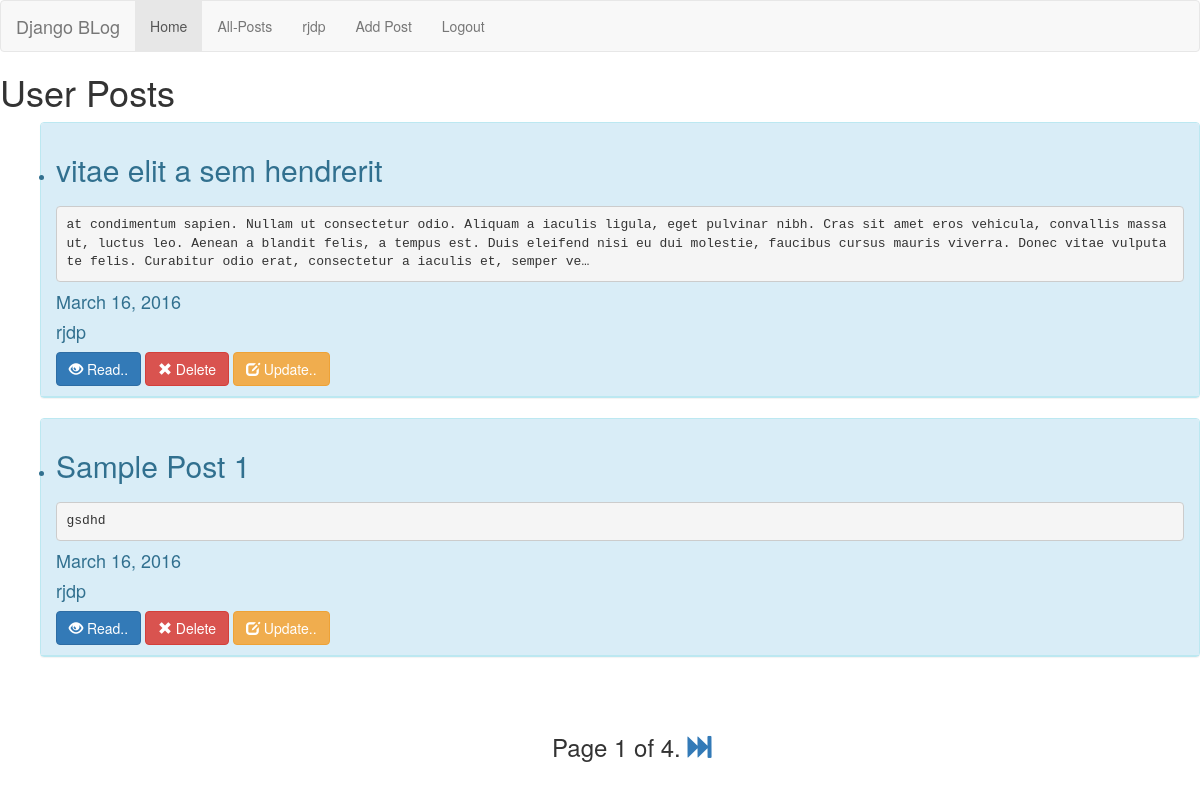
Before: /post/usr/list/ (signed in) with the older database file.
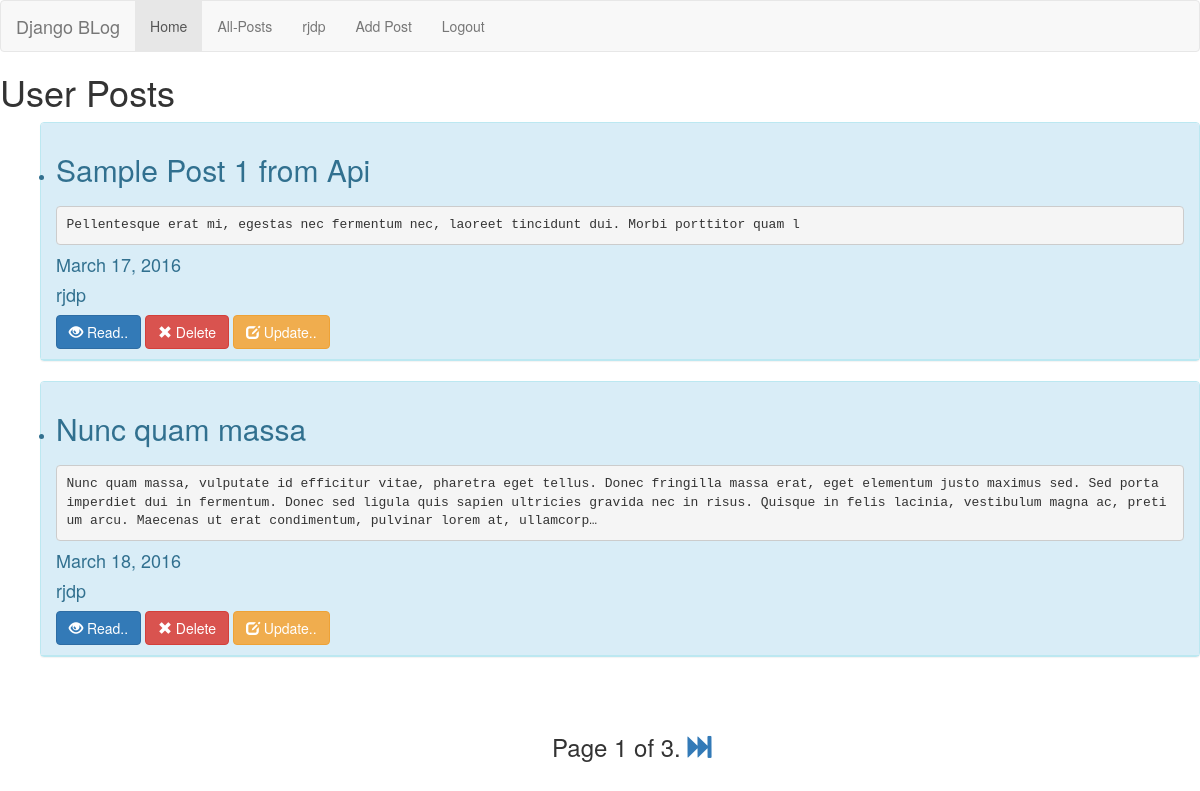
After: the same page with the newer database file.
### blog/models.py (models this page shows, shortened)
class Post(models.Model):
    title = models.CharField(max_length=100, unique=True)
    author = models.ForeignKey(User, related_name='posts', blank=True)
    slug = models.SlugField(max_length=100, unique=True, blank=True)
    content = models.TextField()
    pub_date = models.DateField(db_index=True, auto_now_add=True)
    def get_absolute_url(self):
        return reverse('blog:postdetails', kwargs={'slug': self.slug})

### blog/views.py (the view)
# urls.py: url(r'post/usr/list/$', login_required(views.UserPostListView.as_view()), name='userpostlist'),
class UserPostListView(ListView):
    model = Post
    paginate_by = 2
    template_name = 'blog/post_usr_list.html'
    def get_queryset(self):
        return self.request.user.posts.all()

### blog/templates/blog/post_usr_list.html (shortened to what this page needs)
{% extends "index.html" %}
{% load staticfiles %}
{% block custom_css %}
    <link rel="stylesheet" type="text/css" href="{% static "css/bootstrap-dialog.min.css" %}">
{% endblock custom_css %}
 {%  block content %}
<h1>User Posts</h1>
<ul>
{% for post in object_list %}
<div class="panel panel-info">
<div class="panel-heading">
    <li><h2>{{ post.title }}</h2> <h3><pre style="white-space: pre-wrap;">{{ post.content | truncatechars:350 }}</pre></h3>
    <h4>{{post.pub_date}}</h4><h4>{{post.author.username}}</h4>
    <a class="btn btn-primary" href="{{post.get_absolute_url}}"><span class="glyphicon glyphicon-eye-open"></span> Read..</a>
    <button class="btn btn-danger"   onclick="del(this,'{{post.slug}}')"><span class="glyphicon glyphicon-remove"></span> Delete</button>    <a class="btn btn-warning" href="{% url 'blog:postupdate' slug=post.slug %}"><span class="glyphicon glyphicon-edit"></span> Update..</a></li>
</div>
</div>
{% empty %}
    <li>No posts yet.</li>
{% endfor %}
</ul>
{% if is_paginated %}
        <div  class="pagination">
        <h3>
            <span class="page-links">
                <div style="position: fixed; bottom: 5%; left:46%">
                <span class="page-current">
                    Page {{ page_obj.number }} of {{ page_obj.paginator.num_pages }}.
                </span>
                {% if page_obj.has_next %}
                    <a href="{% url 'blog:userpostlist'   %}?page={{page_obj.next_page_number}}"><span class="glyphicon glyphicon-fast-forward"></span></a>
                {% endif %}</div>
            </span>
        </h3>
        </div>
    {% endif %}
 {%  endblock content %}

Changed rows visible on the page:
removed Post: title "vitae elit a sem hendrerit", content "at condimentum sapien. Nullam ut consectetur odio. Aliquam a iaculis ligula, eget pulvinar nibh. Cras sit amet eros vehicula, convallis massa ut, luctus leo. Aenean a blandit felis, a tempus est. Duis eleifend nisi eu dui molestie, faucibus cursus mauris viverra. Donec vitae vulputate felis. Curabitur odio erat, consectetur a iaculis et, semper ve…", pub_date "March 16, 2016", author.username "rjdp"
removed Post: title "Sample Post 1", content "gsdhd", pub_date "March 16, 2016", author.username "rjdp"
now on this page (row edited): Post: title "Sample Post 1 from Api", content "Pellentesque erat mi, egestas nec fermentum nec, laoreet tincidunt dui. Morbi porttitor quam l", pub_date "March 17, 2016", author.username "rjdp"
added Post: title "Nunc quam massa", content "Nunc quam massa, vulputate id efficitur vitae, pharetra eget tellus. Donec fringilla massa erat, eget elementum justo maximus sed. Sed porta imperdiet dui in fermentum. Donec sed ligula quis sapien ultricies gravida nec in risus. Quisque in felis lacinia, vestibulum magna ac, pretium arcu. Maecenas ut erat condimentum, pulvinar lorem at, ullamcorp…", pub_date "March 18, 2016", author.username "rjdp"
Other visible differences:
{{ page_obj.paginator.num_pages }}: "4" → "3"
